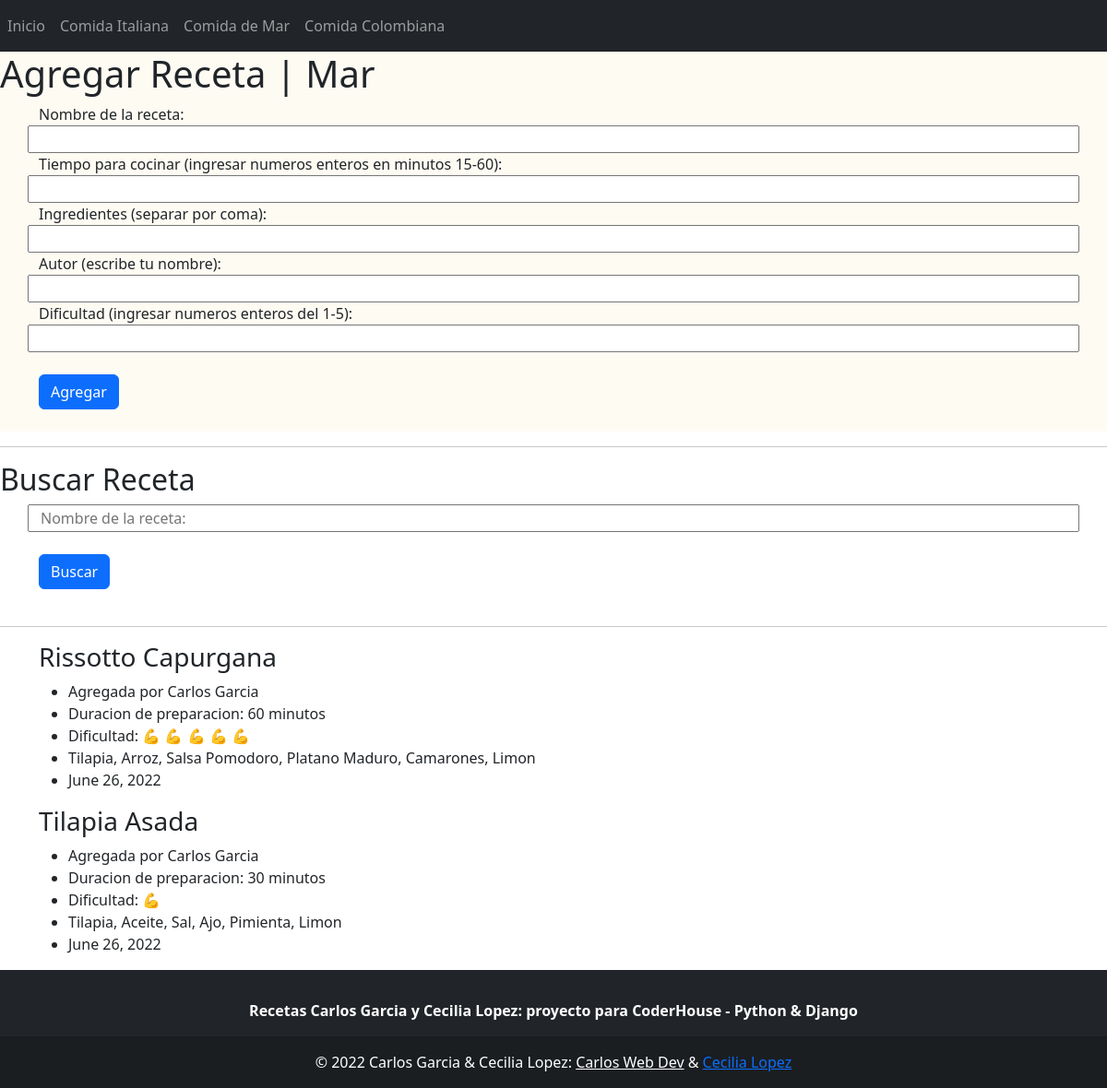
Before: /recetas-mar/ with the older database file.
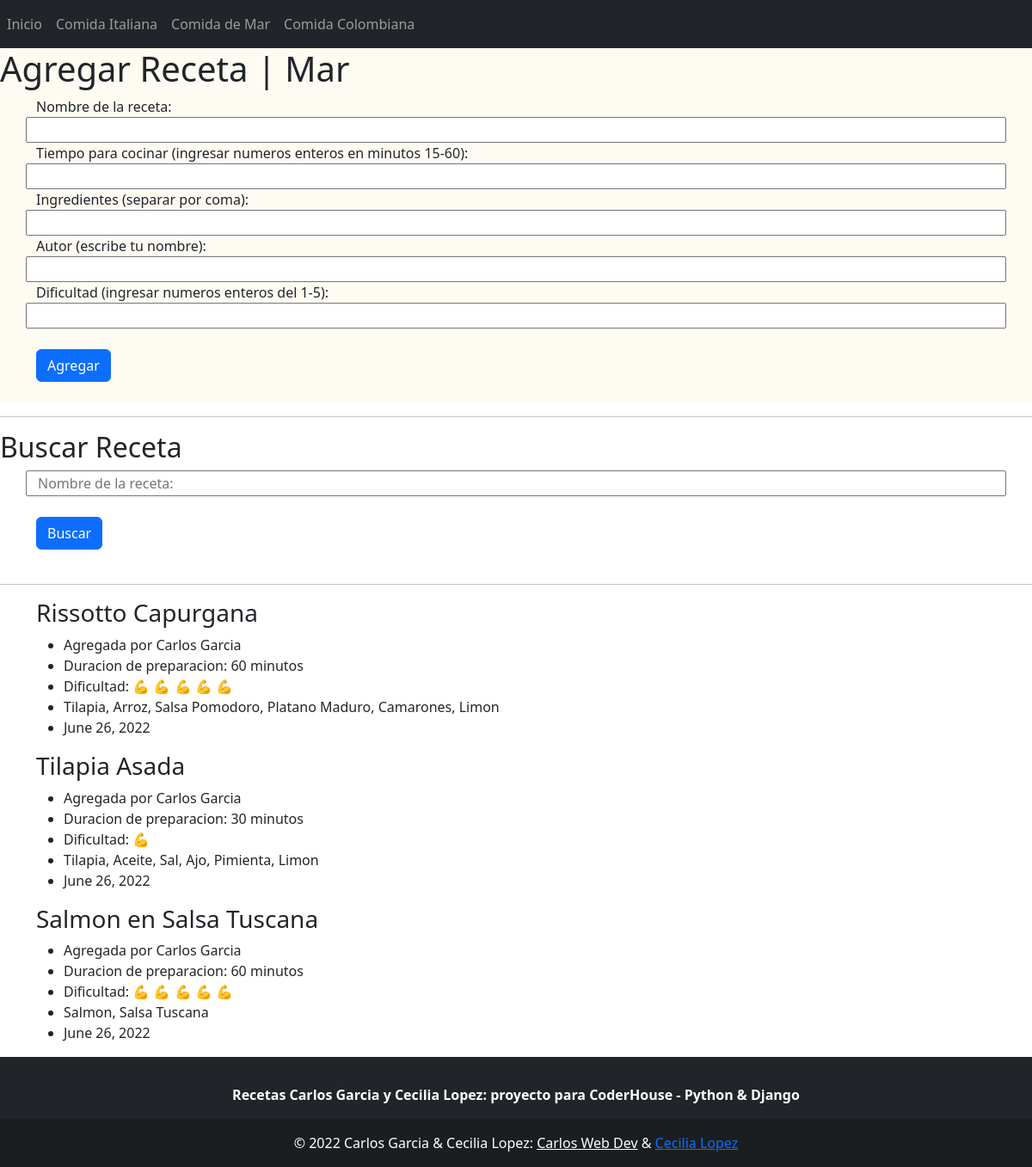
After: the same page with the newer database file.
### my_app/models.py (models this page shows, shortened)
class RecetasMar(models.Model):
    nombre_plato = models.CharField(max_length=30, unique=True, null=False)
    tiempo_cocina = models.IntegerField(unique=False, null=False, validators=[MinValueValidator(15), MaxValueValidator(60)])
    ingredientes = models.CharField(max_length=100 ,unique=False, null=False)
    autor = models.CharField(max_length=30, unique=False, null=False)
    dificultad = models.IntegerField(unique=False, null=False, validators=[MinValueValidator(1), MaxValueValidator(5)])
    fecha_agregada = models.DateField(unique=False, null=False)

### my_app/views.py (the view)
# urls.py: path('recetas-mar/', views.mar, name='mar'),
def mar(request):
    recetas_mar = models.RecetasMar.objects.all()
    if request.method == 'POST':
        if request.POST.get('nombre_receta'):
            busqueda = request.POST['nombre_receta']
            forms = RecetaMarForm()
            recetas = models.RecetasMar.objects.filter(nombre_plato__contains=busqueda)
            resultados = len(recetas)
            return render(request, f'{path_template}{templates_my_app[2]}', context={'forms': forms, 'busqueda': recetas, 'resultado': resultados, 'receta_buscada': busqueda, 'mar': recetas_mar})
        else:
            forms = RecetaMarForm(request.POST)
            if forms.is_valid():
                forms.save()
                return redirect(reverse('my_app:home'))
    else:
        forms = RecetaMarForm()
    return render(request, f'{path_template}{templates_my_app[2]}', context={'forms':forms, 'mar': recetas_mar})

### my_app/forms.py
class RecetaMarForm(ModelForm):
    fecha_agregada = forms.DateField(widget=forms.HiddenInput(), initial=today, label='')
    class Meta:
        model = RecetasMar
        fields = '__all__'
        labels = {
            'nombre_plato': 'Nombre de la receta',
            'tiempo_cocina': 'Tiempo para cocinar (ingresar numeros enteros en minutos 15-60)',
            'ingredientes': 'Ingredientes (separar por coma)',
            'autor': 'Autor (escribe tu nombre)',
            'dificultad': 'Dificultad (ingresar numeros enteros del 1-5)',
            'fecha_agregada': None,
        }

### my_app/templates/my_app/mar.html (shortened to what this page needs)
{% extends 'my_app/base.html' %}
{% block content %}
<div class="forms">
    <h1>Agregar Receta | Mar</h1>
<div class="container">
    <form action="" method="POST">
        {% for form in forms %}
        <div class="form-group row">
            {{ form.label_tag }} {{form}}
        </div>
        {% endfor %}
        <br>
        <input class='btn btn-primary'type="submit" value="Agregar">
    </form>
    <br>
</div>
</div>
<hr>
<h2>Buscar Receta</h2>
<div class="container">
    <form action="" method="POST">
        <div class="form-group row">
            <input type="text" placeholder="Nombre de la receta: " name="nombre_receta">
        </div>
        <br>
            <input class="btn btn-primary" type="submit" value="Buscar">
    </form>
</div>
<br>
{% if resultado > 0 %}
<h3> Has buscado {{receta_buscada}}</h3>
    {% for resultado in busqueda %}
    <div class="container">
        <h3>{{resultado.nombre_plato}}</h3>
        <ul>
                <li>Agregada por {{resultado.autor}}</li>
                <li>Duracion de preparacion: {{ resultado.tiempo_cocina }} minutos</li>
            <li>Dificultad: {% if resultado.dificultad == 1 %}
                💪
                {% elif resultado.dificultad == 2 %}
                💪 💪
                {% elif resultado.dificultad == 3 %}
                💪 💪 💪
                {% elif resultado.dificultad == 4 %}
                💪 💪 💪 💪
                {% elif resultado.dificultad == 5 %}
                💪 💪 💪 💪 💪
                {% endif %}
            </li>
            <li>{{resultado.ingredientes|title}}</li>
            <li>{{resultado.fecha_agregada}}</li></div> <br>
    {% endfor %}
{% elif resultado == 0 %}
<div class="container">
<h3> Has buscado {{receta_buscada}}</h3>
<p> No existen recetas por {{receta_buscada}}</p>
</div>
{% else %}
<hr>
<div class="container">
{% for receta in mar %}
<h3>{{receta.nombre_plato}}</h3>
<ul>
    <li>Agregada por {{receta.autor}}</li>
    <li>Duracion de preparacion: {{ receta.tiempo_cocina }} minutos</li>
    <li>Dificultad: {% if receta.dificultad == 1 %}
        💪
        {% elif receta.dificultad == 2 %}
        💪 💪
        {% elif receta.dificultad == 3 %}
        💪 💪 💪
        {% elif receta.dificultad == 4 %}
        💪 💪 💪 💪
        {% elif receta.dificultad == 5 %}
        💪 💪 💪 💪 💪
        {% endif %}
    </li>
    <li>{{receta.ingredientes|title}}</li>
    <li>{{receta.fecha_agregada}}</li>
</ul>
{% endfor %}
</div>
{% endif %}
{% endblock %}

Changed rows visible on the page:
added RecetasMar: nombre_plato "Salmon en Salsa Tuscana", autor "Carlos Garcia", tiempo_cocina "60", ingredientes "Salmon, Salsa Tuscana", fecha_agregada "June 26, 2022"
